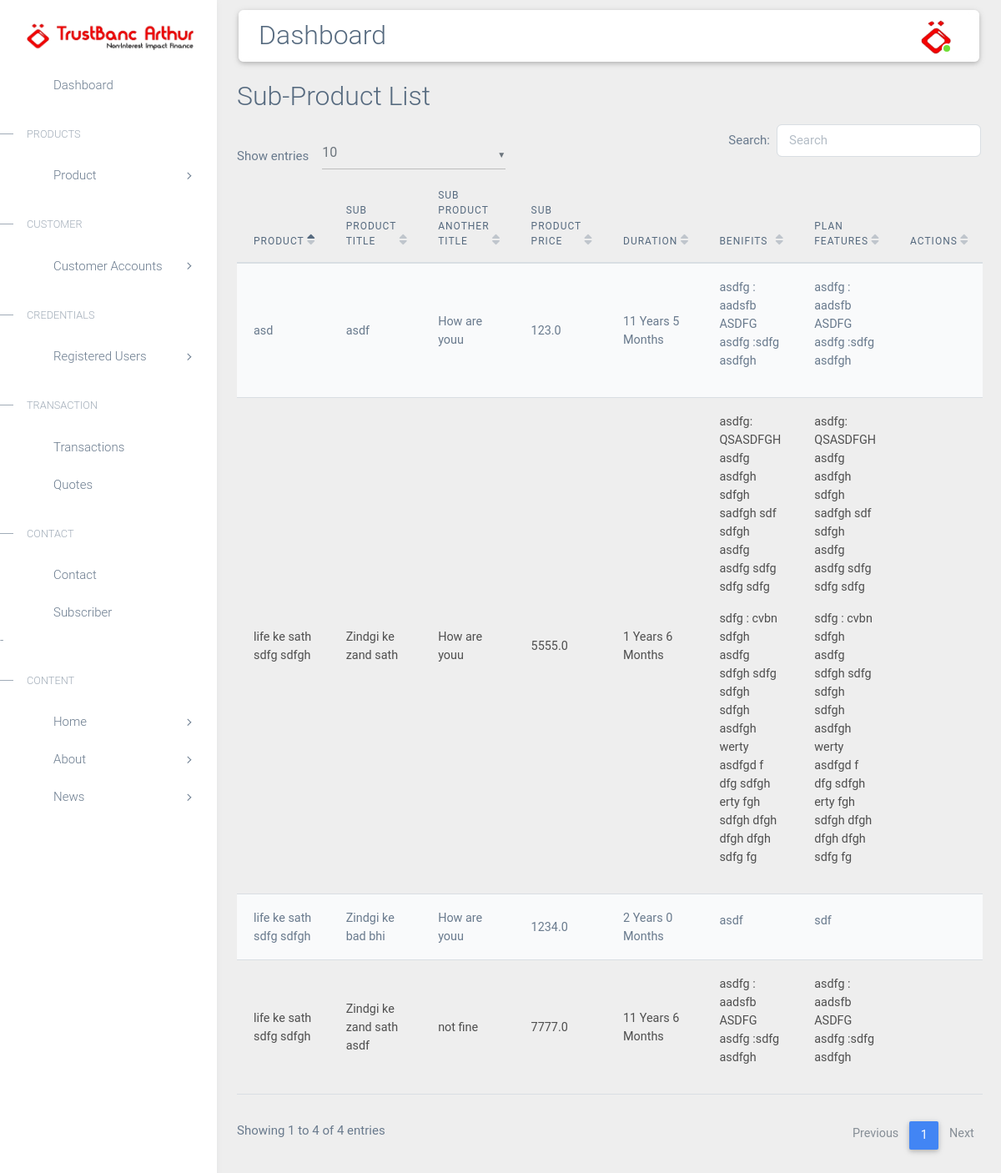
/devadmin/subproductlist/, run on the app's committed database.
### accounts/models.py (models this page shows, shortened)
class SubProduct(models.Model):
    product = models.ForeignKey(Product, on_delete=models.CASCADE)
    sub_title = models.CharField(max_length=200)
    sub_title2 = models.CharField(max_length=200)
    duration_year = models.CharField(max_length=200,default='None')
    duration_month = models.CharField(max_length=200,default='None')
    selling_price = models.FloatField()
    benifits = models.TextField()
    plan_feature = models.TextField()
    sub_product_image = models.ImageField(upload_to='subproductpic')

class Product(models.Model):
    typeofuser = models.CharField(choices= CATEGORY_CHOICES, max_length=200)
    title = models.CharField(max_length=200)
    title2 = models.CharField(max_length=200)
    product_image = models.ImageField(upload_to='productpic')

### accounts/views.py (the view)
# urls.py: path('devadmin/subproductlist/', views.adminsubproductlist, name='adminsubproductlist'),
def adminsubproductlist(request):
    subproduct = SubProduct.objects.all()
    return render(request, 'devadmin/adminsubproductlist.html',{'subproduct':subproduct})

### accounts/templates/devadmin/adminsubproductlist.html (shortened to what this page needs)
{% extends 'devadmin/base.html' %}
{% load static %}
{% block main-content %}
<link rel="stylesheet" href="https://use.fontawesome.com/releases/v5.8.2/css/all.css">
<link rel="stylesheet" href="{% static 'devadmin/css/addons/mdb.min.css' %}" />
<link rel="stylesheet" href="{% static 'devadmin/css/addons/datatables.min.css' %}" />
<link rel="stylesheet" href="{% static 'devadmin/css/addons/datatables-select.min.css' %}" />
<div class="m-4">
    <h2 class=""> Sub-Product List</h2>
    <table id="dtMaterialDesignExample" class="table table-striped" cellspacing="0" width="100%">
<thead>
    <tr>
        <th>Product</th>
        <th>Sub Product Title</th>
        <th>Sub Product Another Title</th>
        <th>Sub Product Price</th>
        <th>Duration</th>
        <th>Benifits</th>
        <th>Plan Features</th>
        <th>Actions</th>
    </tr>
</thead>
<tbody>
    {% if subproduct %}
    {% for i in subproduct %}
    <tr>
        <td>{{i.product.title}}</td>
        <td>{{i.sub_title}}</td>
        <td>{{i.sub_title2}}</td>
        <td>{{i.selling_price}}</td>
        <td>{{i.duration_year}} Years {{i.duration_month}} Months</td>
        <td >{{i.benifits|linebreaks}}</td>
        <td>{{i.plan_feature|linebreaks}}</td>
        <td><a href="{% url 'admineditsubproduct' i.id %}" class='text-primary'><i class='bx bx-edit'  style='font-size:22px;'></i></a><a href="{% url 'admindeletesubproduct' i.id %}" class='text-danger'><i class='bx bx-trash'  style='font-size:22px;'></i></a></td>
    </tr>
    {% endfor %}
    {% endif %}
</tbody>
</table>
</div>
</div>
{% endblock main-content %}

### accounts/static/accounts/css/style.css (style rules this page uses)
body, html { margin: 0; padding: 0; overflow-x: hidden; }

### data on the page
SubProduct: product "life ke sath sdfg sdfgh", sub_title "Zindgi ke zand sath", sub_title2 "How are youu", selling_price "5555.0", duration_year "1", duration_month "6", benifits "asdfg: QSASDFGH asdfg asdfgh sdfgh sadfgh sdf sdfgh asdfg asdfg sdfg sdfg sdfg sdfg : cvbn sdfgh asdfg sdfgh sdfg sdfgh sdfgh asdfgh werty asdfgd f dfg sdfgh erty fgh sdfgh dfgh dfgh dfgh sdfg fg", plan_feature "asdfg: QSASDFGH asdfg asdfgh sdfgh sadfgh sdf sdfgh asdfg asdfg sdfg sdfg sdfg sdfg : cvbn sdfgh asdfg sdfgh sdfg sdfgh sdfgh asdfgh werty asdfgd f dfg sdfgh erty fgh sdfgh dfgh dfgh dfgh sdfg fg"
SubProduct: product "life ke sath sdfg sdfgh", sub_title "Zindgi ke bad bhi", sub_title2 "How are youu", selling_price "1234.0", duration_year "2", duration_month "0", benifits "asdf", plan_feature "sdf"
SubProduct: product "life ke sath sdfg sdfgh", sub_title "Zindgi ke zand sath asdf", sub_title2 "not fine", selling_price "7777.0", duration_year "11", duration_month "6", benifits "asdfg : aadsfb ASDFG asdfg :sdfg asdfgh", plan_feature "asdfg : aadsfb ASDFG asdfg :sdfg asdfgh"
SubProduct: product "asd", sub_title "asdf", sub_title2 "How are youu", selling_price "123.0", duration_year "11", duration_month "5", benifits "asdfg : aadsfb ASDFG asdfg :sdfg asdfgh", plan_feature "asdfg : aadsfb ASDFG asdfg :sdfg asdfgh"
